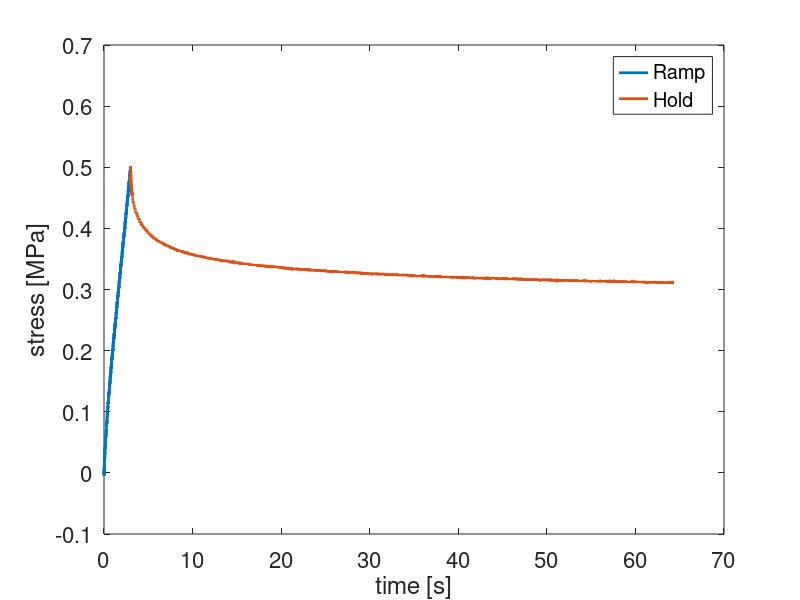

This chart was generated by the following MATLAB code: (Note: this script raises an error after producing the figure.)
%% Demo: Fitting ViscoElastic Model to Raw Data

clear; clc; close all

%import raw data
load dependencies/RawUniaxialData.mat

%visualize raw data from ramp-hold-ramp to failure test
plot(t(1:t1i),S(1:t1i),'linewidth',2,'displayname','Ramp'); hold on
plot(t(t1i:t2i),S(t1i:t2i),'linewidth',2,'displayname','Hold'); hold on
xlabel('time [s]')
ylabel('stress [MPa]')
% plot(t(t2i:end),S(t2i:end),'linewidth',2,'displayname','Ramp'); hold on
legend('location','northeast')
set(gca,'fontsize',16)

%create a time vector to interpolate from. Let's just fit to the ramp-hold
%portion of the data for this test
time = [linspace(0,t(t1i-2),40) logspace(log10(t(t1i)),log10(t(t2i)),40)];

%create decimated datasets for fitting
strain = interp1(t,s,time);
stress = interp1(t,S,time);
%plot(time,stress,'k.','markersize',10,'HandleVisibility','off'); hold on

%initialze a guess for Einf - the long term modulus. If using a nonlinear
%elasticity model, you'll need to initialize more coefficients
Einf = 1.5*S(t1i)/s(t1i);

%intialize some guesses for g_i and tau_i. The length of these vectors
%determines the prony series order (must be the same length)
g = [0.25 0.25 0.2]; %these must sum to <1
tau = [0.1 2 10]; %usually separate these by an order of magnitude

%reshape the inputs into a vector of initial guesses
X0 = [Einf reshape([g; tau],1,[])];

%formulate a constraint system to prevent sum(g_i) from exceeding 1.0
%(remember, g_i is stored in X0(2:2:end))
A = zeros(2*length(g)+1);
A(1,2:2:end) = 1;
b = zeros(2*length(g)+1,1);
b(1) = 1; 

%define lower and upper bounds on variables. 
lb = zeros(2*length(g)+1,1);
ub = [2*Einf reshape([ones(1,length(g)); 10*g], 1,[])];

%solve for the model coefficients
options = optimset('MaxFunEvals',1000);
X = fmincon(@(X) errorFunc(X,time,strain,t,S,0),X0,A,b,[],[],lb,ub,[],options);

%rerun with plotting option enabled
errorFunc(X,time,strain,t,S,1);

%check against analytical solution (this works for LE ramp hold only)
Sanalytical = eval_LE_Prony_CloseFormRampHold(t(t1i),s(t1i),X(1),X(2:2:end),X(3:2:end),time);
plot(time,Sanalytical,'k.','displayname','Analytical Prony','markersize',10)

function e = errorFunc(X,time,strain,t,S,plotme)

%extract the coefficients
Einf = X(1);
g = X(2:2:end);
tau = X(3:2:end);

%generate a stress vs time response
Sfit = computeViscoElasticResponse(time,strain,g,tau,'LE',Einf);

error = (interp1(t,S,time)'-Sfit);

e = sumsqr(error);

if plotme
    %plot fit data
    plot(time,Sfit,'k--','linewidth',1.5,'DisplayName','Discrete Prony Fit')
    set(gca,'fontname','georgia','fontsize',16)
    
    %print model coefficients
    fprintf('\n E0: %1.3f\n',X(1));
    fprintf(' gi: \t tau:\n ---\t ----\n');
    fprintf('%1.2f \t %1.2f\n',X(2:end));
    drawnow
end

end
